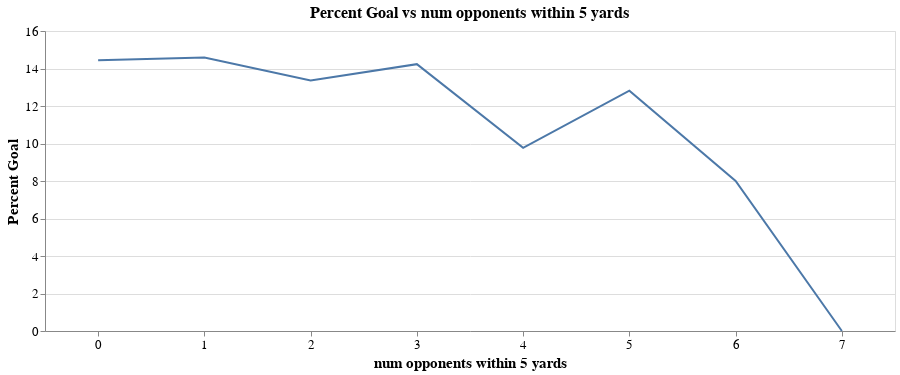

The code cell stored with this chart in its notebook:
### Markdown cell above
#### 2.3.2 Percent goals by num opponents within 5 yards

### Code cell
plot_percent_goal_vs_attr("num opponents within 5 yards", "line")

### Figure 1 — Vega-Lite specification as saved in the notebook (floating-point values rounded to 4 significant figures)
{"$schema": "https://vega.github.io/schema/vega-lite/v3.4.0.json", "config": {"axis": {"labelFontSize": 13, "titleFontSize": 15}, "mark": {"tooltip": null}, "title": {"fontSize": 16}, "view": {"height": 300, "width": 400}}, "data": {"name": "data-3f62aad7625382b91e4e4bc3c590ff83"}, "datasets": {"data-3f62aad7625382b91e4e4bc3c590ff83": [{"Blocked": 307, "Goal": 199, "Off T": 472, "Percent Goal": 14.44, "Post": 40, "Saved": 323, "Saved Off Target": 4, "Saved to Post": 4, "Wayward": 29, "num opponents within 5 yards": 0}, {"Blocked": 469, "Goal": 342, "Off T": 763, "Percent Goal": 14.58, "Post": 67, "Saved": 626, "Saved Off Target": 11, "Saved to Post": 9, "Wayward": 57, "num opponents within 5 yards": 1}, {"Blocked": 438, "Goal": 253, "Off T": 570, "Percent Goal": 13.37, "Post": 54, "Saved": 524, "Saved Off Target": 6, "Saved to Post": 1, "Wayward": 45, "num opponents within 5 yards": 2}, {"Blocked": 203, "Goal": 114, "Off T": 231, "Percent Goal": 14.23, "Post": 17, "Saved": 188, "Saved Off Target": 6, "Saved to Post": 3, "Wayward": 36, "num opponents within 5 yards": 3}, {"Blocked": 80, "Goal": 30, "Off T": 99, "Percent Goal": 9.772, "Post": 6, "Saved": 69, "Saved Off Target": 1, "Saved to Post": 1, "Wayward": 17, "num opponents within 5 yards": 4}, {"Blocked": 12, "Goal": 10, "Off T": 29, "Percent Goal": 12.82, "Post": 0, "Saved": 12, "Saved Off Target": 1, "Saved to Post": 0, "Wayward": 9, "num opponents within 5 yards": 5}, {"Blocked": 2, "Goal": 2, "Off T": 7, "Percent Goal": 8, "Post": 0, "Saved": 4, "Saved Off Target": 1, "Saved to Post": 0, "Wayward": 3, "num opponents within 5 yards": 6}, {"Blocked": 1, "Goal": 0, "Off T": 1, "Percent Goal": 0, "Post": 0, "Saved": 0, "Saved Off Target": 0, "Saved to Post": 0, "Wayward": 1, "num opponents within 5 yards": 7}]}, "encoding": {"x": {"axis": {"labelAngle": 0, "title": "num opponents within 5 yards"}, "field": "num opponents within 5 yards", "type": "nominal"}, "y": {"axis": {"title": "Percent Goal"}, "field": "Percent Goal", "type": "quantitative"}}, "height": 300, "mark": "line", "title": "Percent Goal vs num opponents within 5 yards", "width": 850}
